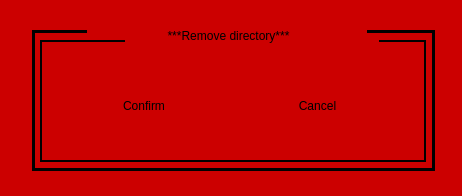
<?xml version="1.0" encoding="UTF-8"?>
<ui version="4.0">
 <class>RmdirDialog</class>
 <widget class="QDialog" name="RmdirDialog">
  <property name="geometry">
   <rect>
    <x>0</x>
    <y>0</y>
    <width>462</width>
    <height>196</height>
   </rect>
  </property>
  <property name="windowTitle">
   <string>Dialog</string>
  </property>
  <property name="styleSheet">
   <string notr="true">background-color: rgb(204, 0, 0);</string>
  </property>
  <widget class="Line" name="line_29">
   <property name="geometry">
    <rect>
     <x>330</x>
     <y>40</y>
     <width>96</width>
     <height>2</height>
    </rect>
   </property>
   <property name="styleSheet">
    <string notr="true">background-color: rgb(0, 0, 0);</string>
   </property>
   <property name="orientation">
    <enum>Qt::Horizontal</enum>
   </property>
  </widget>
  <widget class="QLabel" name="label_2">
   <property name="geometry">
    <rect>
     <x>78</x>
     <y>20</y>
     <width>301</width>
     <height>31</height>
    </rect>
   </property>
   <property name="styleSheet">
    <string notr="true">font: 25px &quot;Ubuntu&quot;;</string>
   </property>
   <property name="text">
    <string>***Remove directory***</string>
   </property>
   <property name="alignment">
    <set>Qt::AlignCenter</set>
   </property>
  </widget>
  <widget class="Line" name="line_26">
   <property name="geometry">
    <rect>
     <x>424</x>
     <y>40</y>
     <width>2</width>
     <height>122</height>
    </rect>
   </property>
   <property name="styleSheet">
    <string notr="true">background-color: rgb(0, 0, 0);</string>
   </property>
   <property name="orientation">
    <enum>Qt::Vertical</enum>
   </property>
  </widget>
  <widget class="Line" name="line_27">
   <property name="geometry">
    <rect>
     <x>432</x>
     <y>30</y>
     <width>3</width>
     <height>141</height>
    </rect>
   </property>
   <property name="styleSheet">
    <string notr="true">background-color: rgb(0, 0, 0);</string>
   </property>
   <property name="orientation">
    <enum>Qt::Vertical</enum>
   </property>
  </widget>
  <widget class="Line" name="line_20">
   <property name="geometry">
    <rect>
     <x>40</x>
     <y>40</y>
     <width>85</width>
     <height>2</height>
    </rect>
   </property>
   <property name="styleSheet">
    <string notr="true">background-color: rgb(0, 0, 0);</string>
   </property>
   <property name="orientation">
    <enum>Qt::Horizontal</enum>
   </property>
  </widget>
  <widget class="Line" name="line_21">
   <property name="geometry">
    <rect>
     <x>32</x>
     <y>30</y>
     <width>3</width>
     <height>140</height>
    </rect>
   </property>
   <property name="styleSheet">
    <string notr="true">background-color: rgb(0, 0, 0);</string>
   </property>
   <property name="orientation">
    <enum>Qt::Vertical</enum>
   </property>
  </widget>
  <widget class="Line" name="line_25">
   <property name="geometry">
    <rect>
     <x>32</x>
     <y>30</y>
     <width>55</width>
     <height>3</height>
    </rect>
   </property>
   <property name="styleSheet">
    <string notr="true">background-color: rgb(0, 0, 0);</string>
   </property>
   <property name="orientation">
    <enum>Qt::Horizontal</enum>
   </property>
  </widget>
  <widget class="Line" name="line_24">
   <property name="geometry">
    <rect>
     <x>32</x>
     <y>168</y>
     <width>400</width>
     <height>3</height>
    </rect>
   </property>
   <property name="styleSheet">
    <string notr="true">background-color: rgb(0, 0, 0);</string>
   </property>
   <property name="orientation">
    <enum>Qt::Horizontal</enum>
   </property>
  </widget>
  <widget class="Line" name="line_28">
   <property name="geometry">
    <rect>
     <x>40</x>
     <y>160</y>
     <width>386</width>
     <height>2</height>
    </rect>
   </property>
   <property name="styleSheet">
    <string notr="true">background-color: rgb(0, 0, 0);</string>
   </property>
   <property name="orientation">
    <enum>Qt::Horizontal</enum>
   </property>
  </widget>
  <widget class="Line" name="line_23">
   <property name="geometry">
    <rect>
     <x>367</x>
     <y>30</y>
     <width>65</width>
     <height>3</height>
    </rect>
   </property>
   <property name="styleSheet">
    <string notr="true">background-color: rgb(0, 0, 0);</string>
   </property>
   <property name="orientation">
    <enum>Qt::Horizontal</enum>
   </property>
  </widget>
  <widget class="Line" name="line_22">
   <property name="geometry">
    <rect>
     <x>40</x>
     <y>40</y>
     <width>2</width>
     <height>122</height>
    </rect>
   </property>
   <property name="styleSheet">
    <string notr="true">background-color: rgb(0, 0, 0);</string>
   </property>
   <property name="orientation">
    <enum>Qt::Vertical</enum>
   </property>
  </widget>
  <widget class="QWidget" name="horizontalLayoutWidget_3">
   <property name="geometry">
    <rect>
     <x>60</x>
     <y>70</y>
     <width>341</width>
     <height>71</height>
    </rect>
   </property>
   <layout class="QHBoxLayout" name="hbox_2">
    <item>
     <widget class="QPushButton" name="Confirm">
      <property name="minimumSize">
       <size>
        <width>0</width>
        <height>55</height>
       </size>
      </property>
      <property name="styleSheet">
       <string notr="true">QPushButton::focus{background-color:rgb(186, 189, 182); color:yellow;}
QPushButton{color:black;}
QPushButton::flat{border:none;}
QPushButton{
font: 18pt &quot;Ubuntu&quot;;
}</string>
      </property>
      <property name="text">
       <string>Confirm</string>
      </property>
      <property name="flat">
       <bool>true</bool>
      </property>
     </widget>
    </item>
    <item>
     <widget class="QPushButton" name="Cancel">
      <property name="minimumSize">
       <size>
        <width>84</width>
        <height>55</height>
       </size>
      </property>
      <property name="styleSheet">
       <string notr="true">QPushButton::focus{background-color:rgb(186, 189, 182); color:yellow;}
QPushButton{color:black;}
QPushButton::flat{border:none;}
QPushButton{
font: 18pt &quot;Ubuntu&quot;;
}</string>
      </property>
      <property name="text">
       <string>Cancel</string>
      </property>
      <property name="flat">
       <bool>true</bool>
      </property>
     </widget>
    </item>
   </layout>
  </widget>
 </widget>
 <resources/>
 <connections/>
</ui>
